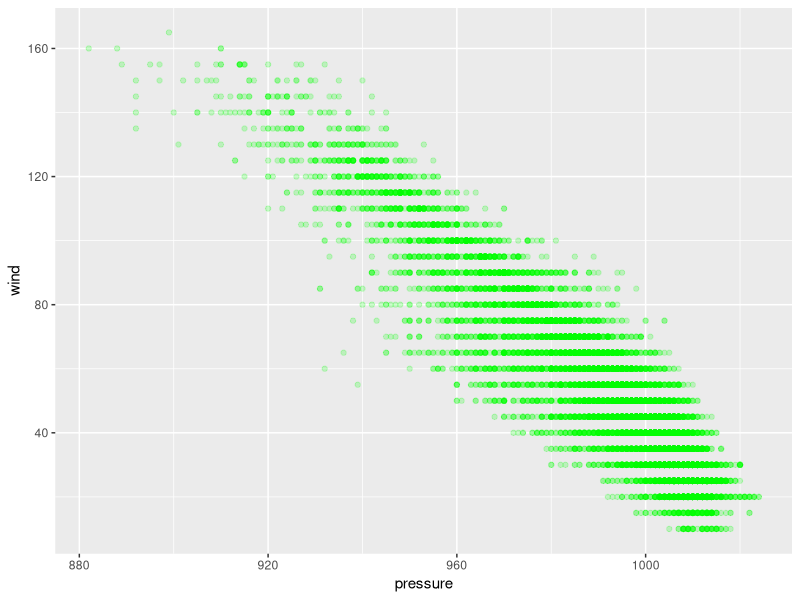

Write R code to recreate this figure.
## ---- chunk 1
library(tidyverse)

ggplot(data = storms) + 
  geom_point(mapping = aes(x = pressure, y = wind), color = "green", alpha = 0.2)

